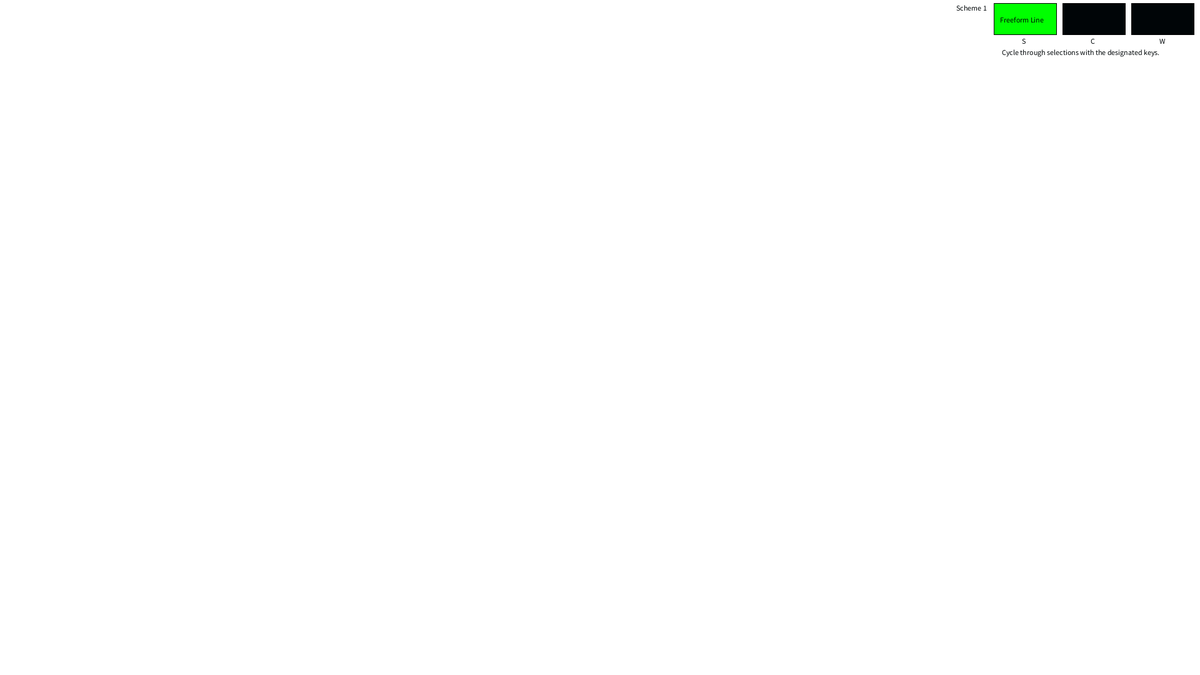
Frame 1 (no input)
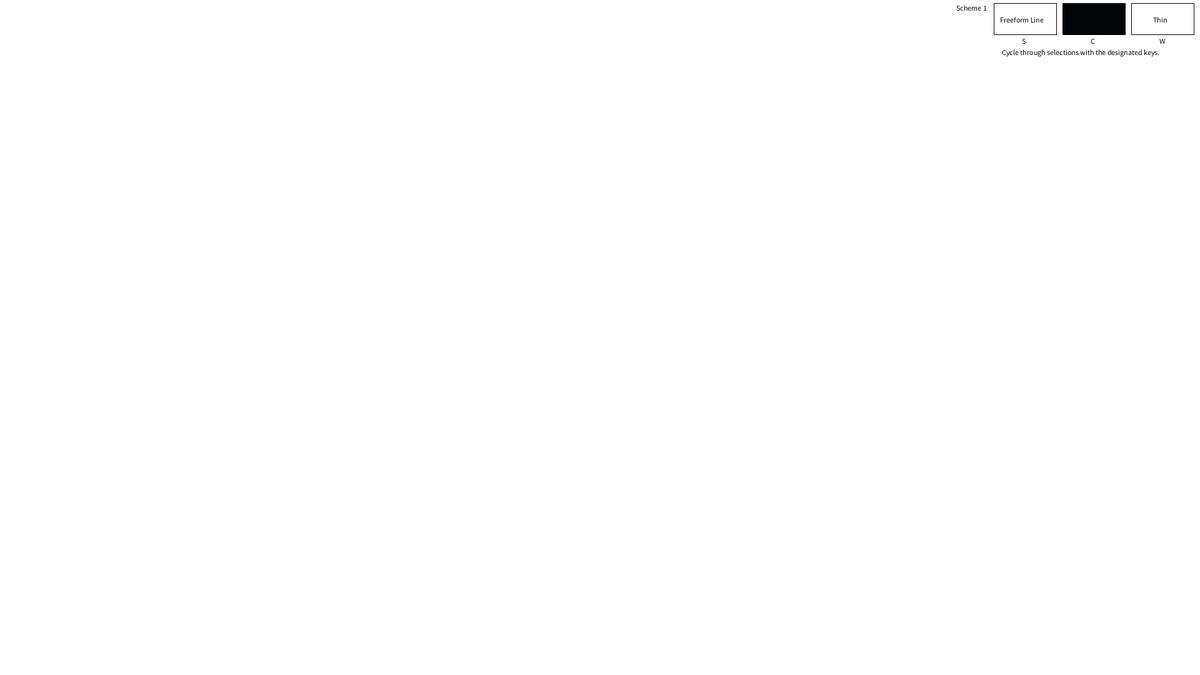
Frame 60 (the mouse pressed at the canvas centre just before this capture)
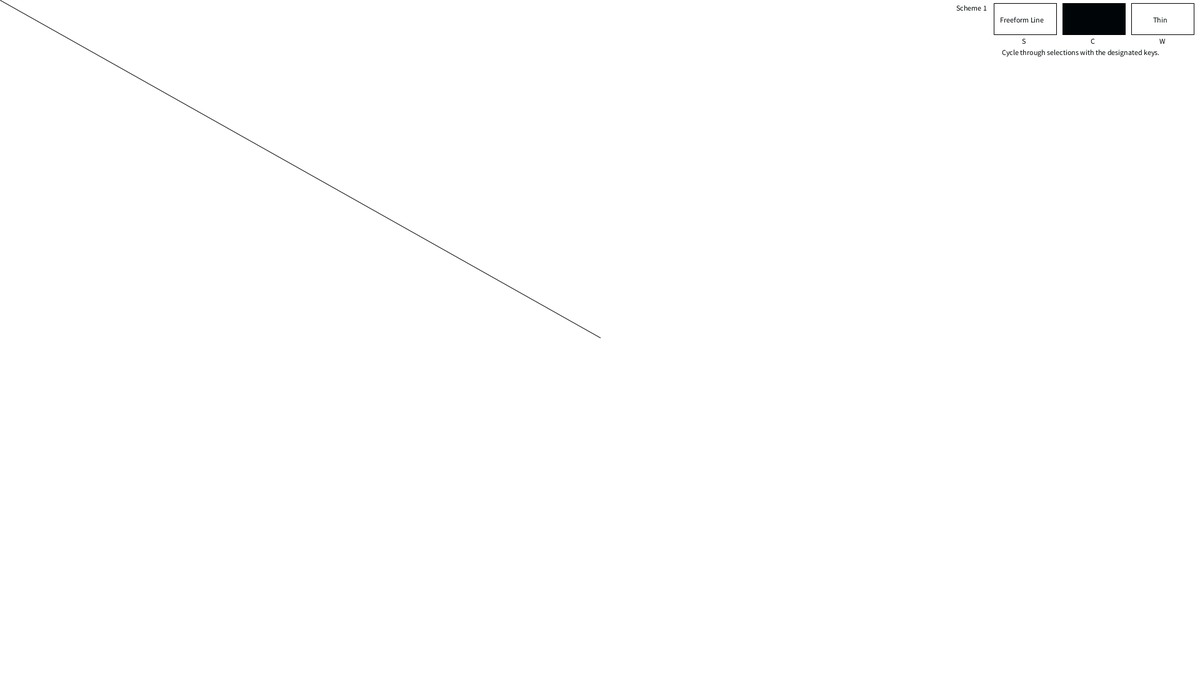
Frame 120 (the mouse held since frame 60 and released just before this capture)

The Processing sketch that drew these frames (run headless with seeded random() and noise(); from frame 60 on, the mouse is pressed at the canvas centre):

// Processing sketch: Driver
// ── Driver.pde
/* Ayoola & Brandon - HCI Assignment 2 */ //<>//
import static javax.swing.JOptionPane.*;
import java.util.*;

int scheme = 0; //The scheme in use. 0 for scheme 1 (Cycling), 1 for scheme 2 (Shortcuts)
PShape[] ui = new PShape[3]; //UI Squares
int shapeSel = 0; //The currently selected shape. 0 = Freeform line, 1 = Straight Line, 2 = Rectangle, 3 = Oval
int colorSel = 0; //The currently selected color. 0 = Black, 1 = Red, 2 = Green, 3 = Blue
int weightSel = 0; //The currently selected weight. 0 = Thin, 1 = Medium, 2 = Thick

color white = color(255, 255, 255);
color black = color(0.39, 5.31, 7.45);
color red = color(255, 0, 0);
color green = color(0, 255, 0);
color blue = color(0, 0, 255);

color[] colors = new color[4]; //An array of the 4 color options

int weightSizes[] = new int [3];

boolean undo = false; //Whether the user has pressed backspace to undo

PShape shapes; //The current shape the user is drawing
LinkedList<PShape> allShapes = new LinkedList<PShape>();

boolean ctrl = false; //Whether or not ctrl is being held
boolean shift = false; //Whether or not shift is being held
boolean alt = false; //Whether or not alt is being held
boolean s = false; //Whether or not s is being held (For scheme 2)
boolean c = false; //Whether or not c is being held (For scheme 2)
boolean w = false; //Whether or not w is being held (For scheme 2)
boolean drawing = false; //Whether or not the user is currently drawing a shape

int prevX = 0;
int prevY = 0;

void setup(){
  size(1920, 1080);
  colors[0] = black;
  colors[1] = red;
  colors[2] = green;
  colors[3] = blue;
  
  weightSizes[0] = 1; //
  weightSizes[1] = 4;
  weightSizes[2] = 10;
  
  ui[0] = createShape(RECT, 1590, 0 , 100, 50); //Shape
  ui[0].setFill(colors[2]);
  ui[1] = createShape(RECT, 1700 , 0 , 100, 50); //Color
  ui[1].setFill(colors[colorSel]);
  ui[2] = createShape(RECT, 1810, 0 , 100, 50); //Weight
  ui[2].setFill(black);
  
  //showConfirmDialog(null, "Welcome To Gestures and Short Cuts", "Assignment 2", DEFAULT_OPTION);
}

void draw(){
  clear();
  background(white);
  stroke(255);
  
  if(undo && allShapes.size() > 0){ //Undo if there is something to undo
    undo = false;
    allShapes.removeLast();
  }else{
    undo = false;
  }
  
  if(allShapes.size() > 0){
    for(int i = 0; i < allShapes.size(); i++){
      shape(allShapes.get(i));
    }
  }
  drawUI();
  
  if(mousePressed == true){
    if(!drawing){
       prevX = mouseX;
       prevY = mouseY;
    }
    drawing = true;
      //not sure how to make free flowing line
    switch(shapeSel){
      case 0: //Freeform Line
        stroke(colors[colorSel]);
        strokeWeight(weightSizes[weightSel]);
        shapes = createShape(LINE,pmouseX, pmouseY, mouseX, mouseY);
        allShapes.addLast(createShape(LINE,pmouseX, pmouseY, mouseX, mouseY));
        shape(shapes);
        break;
      case 1: //Straight Line
        stroke(colors[colorSel]);
        strokeWeight(weightSizes[weightSel]);
        shapes = createShape(LINE, prevX+100, prevY, mouseX, mouseY);
        shape(shapes);
        break;
      case 2: //Rectangle
        strokeWeight(weightSizes[weightSel]);
        shapes = createShape(RECT, prevX, prevY, (prevX-mouseX)*-1, (prevY-mouseY)*-1);
        shapes.setFill(colors[colorSel]);
        shape(shapes);
        break;
      case 3: //Oval
        fill(white);
        strokeWeight(weightSizes[weightSel]);
        shapes = createShape(ELLIPSE, prevX, prevY, (prevX-mouseX)*-1, (prevY-mouseY)*-1);
        shapes.setFill(colors[colorSel]);
        shape(shapes);
    }
  }else{ //If the mouse is not pressed
    if (drawing){ //If the user was just drawing a shape, then add the shape to the stack
      drawing = false;
      fill(white); //Ensures boxes are white in the middle
      switch(shapeSel){
        case 0: //Freeform Line
          stroke(colors[colorSel]);
          strokeWeight(weightSizes[weightSel]);
          allShapes.addLast(createShape(LINE,pmouseX, pmouseY, mouseX, mouseY));
          break;
        case 1: //Straight Line
          stroke(colors[colorSel]);
          strokeWeight(weightSizes[weightSel]);
          allShapes.addLast(createShape(LINE, prevX+100, prevY, mouseX, mouseY));
          break;
        case 2: //Rectangle
          stroke(colors[colorSel]);
          strokeWeight(weightSizes[weightSel]);
          allShapes.addLast(createShape(RECT, prevX, prevY, (prevX-mouseX)*-1, (prevY-mouseY)*-1));
          allShapes.peek().setFill(255);
          break;
        case 3: //Oval
          stroke(colors[colorSel]);
          strokeWeight(weightSizes[weightSel]);
          allShapes.addLast(createShape(ELLIPSE, prevX, prevY, (prevX-mouseX)*-1, (prevY-mouseY)*-1));
          allShapes.peek().setFill(255);
      }
    }
  }
}

void drawUI(){
  shape(ui[0], 0, 5); //Shape
  ui[0].setFill(white);
  shape(ui[1], 0, 5); //Color
  ui[1].setFill(colors[colorSel]);
  shape(ui[2], 0, 5); //Weight
  ui[2].setFill(white);
  fill(black);
  switch(shapeSel){ //Show user what shape is selected
    case 0:
      text("Freeform Line", 1600, 36);
      break;
    case 1:
      text("Straight Line", 1604, 36);
      break;
    case 2:
      text("Rectangle", 1612, 36);
      break;
    case 3:
      text("Oval", 1623, 36);
  }
  switch(weightSel){ //Show user what weight is selected
    case 0:
      text("Thin", 1845, 36);
      break;
    case 1:
      text("Medium", 1840, 36);
      break;
    case 2:
      text("T H I C C", 1838, 36);
  }
  if(scheme == 0){ //Scheme 1 (Cycling)
    text("Cycle through selections with the designated keys.", 1603, 88);
    text("S", 1635, 70);
    text("C", 1745, 70);
    text("W", 1855, 70);
    text("Scheme 1", 1530, 17);
  }else{ //Scheme 2 (Shortcuts)
    checkKeys();
    text("S / CTRL+S / Shift+S / Alt+S", 1660, 88);
    text("C / CTRL+C / Shift+C / Alt+C", 1660, 103);
    text("W / CTRL+W / Shift+W", 1674, 118);
    text("S", 1635, 70);
    text("C", 1745, 70);
    text("W", 1855, 70);
    text("Scheme 2", 1530, 17);
  }
}

void checkKeys(){ //Checks the scheme 2 keys to see if they are being held
  if (ctrl && s){
      shapeSel = 1; //1: Straight Line
    }
    if (ctrl && c){
      colorSel = 1; //1: Red
    }
    if (ctrl && w){
      weightSel = 1; //1: Medium
    }
    /*----------------------------------------------------------------------*/
    if (shift && s){
       shapeSel = 2; //2: Rectangle
    }
    if (shift && c){
       print("Butts");
       colorSel = 2; //2: Green
    }
    if (shift && w){
       weightSel = 2; //2: T H I C C
    }
    /*----------------------------------------------------------------------*/
    if (alt && s){
      shapeSel = 3; //3: Oval
    }
    if (alt && c){
      colorSel = 3; //3: Blue
    }
}

void keyPressed() {
  if (char(keyCode) == 's' || char(keyCode) == 'S'){
    if(scheme == 0){ //Wrapping code for shape selection
       if(shapeSel == 3){
         shapeSel = 0; //0: Freeform Line
       }else if(shapeSel == 0){
         shapeSel = 1; //1: Straight Line
       }else if(shapeSel == 1){
         shapeSel = 2; //2: Rectangle
       }else{
         shapeSel = 3; //3: Oval 
       }
    }else{ //Shortcut code for color selection
      shapeSel = 0; //0: Black
    }
  }
  
  if (char(keyCode) == 'c' || char(keyCode) == 'C'){
    if(scheme == 0){ //Wrapping code for color selection
       if(colorSel == 3){
         colorSel = 0; //0: Black
       }else if(colorSel == 0){
         colorSel = 1; //1: Red
       }else if(colorSel == 1){
         colorSel = 2; //2: Green
       }else{
         colorSel = 3; //3: Blue
       }
    }else{ //Shortcut code for color selection
      colorSel = 0; //0: Black
    }
  }
  
  if (char(keyCode) == 'w' || char(keyCode) == 'W'){
     if(scheme == 0){ //Wrapping code for weight selection
       if(weightSel == 2){
         weightSel = 0; //0: Thin
       }else if(weightSel == 0){
         weightSel = 1; //1: Medium
       }else{
         weightSel = 2; //2: T H I C C
       }
    }else{ //Shortcut code for color selection
      weightSel = 0; //0: Black
    }
  }
  
  if(scheme == 1){
    if (keyCode == CONTROL){
      ctrl = true;
    }
    if (keyCode == SHIFT){
      shift = true;
    }
    if (keyCode == ALT){
      alt = true;
    }
    
    if(char(keyCode) == 's' || char(keyCode) == 'S'){
      s = true;
    }
    if(char(keyCode) == 'c' || char(keyCode) == 'C'){
      c = true;
    }
    if(char(keyCode) == 'w' || char(keyCode) == 'W'){
      w = true;
    }
  }
  
  if (keyCode == BACKSPACE){
    undo = true;
  }
  
  if (keyCode == ENTER){
    if(scheme == 0){
      scheme = 1;
    }else{
      scheme = 0; 
    }
  }
}

void keyReleased(){
  if (keyCode == CONTROL){
    ctrl = false;
  }
  if (keyCode == SHIFT){
    shift = false;
  }
  if (keyCode == ALT){
    alt = false;
  }
  if(char(keyCode) == 's' || char(keyCode) == 'S'){
    s = false;
  }
  if(char(keyCode) == 'c' || char(keyCode) == 'C'){
    c = false;
  }
  if(char(keyCode) == 'w' || char(keyCode) == 'W'){
    w = false;
  }
}
